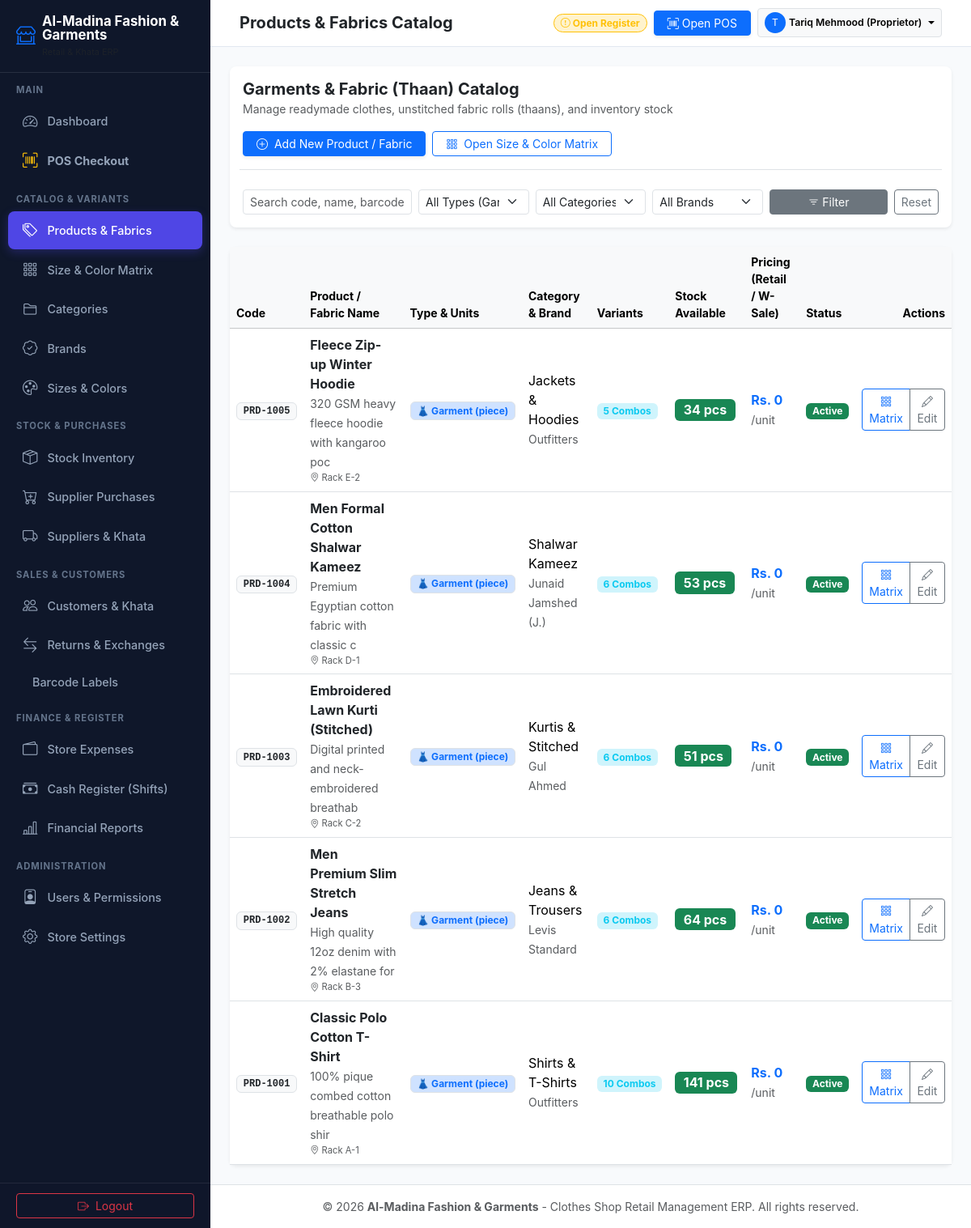
The page /products.php (signed in) on the database its author committed.
### tables this page shows
CREATE TABLE `products` (
  `id` INT AUTO_INCREMENT PRIMARY KEY,
  `product_code` VARCHAR(50) NOT NULL UNIQUE,
  `barcode` VARCHAR(100) NULL,
  `name` VARCHAR(150) NOT NULL,
  `category_id` INT NULL,
  `brand_id` INT NULL,
  `season` VARCHAR(50) NOT NULL DEFAULT 'All Season',
  `rack_location` VARCHAR(50) NULL,
  `description` TEXT NULL,
  `cost_price` DECIMAL(12,2) NOT NULL DEFAULT 0.00,
  `selling_price` DECIMAL(12,2) NOT NULL DEFAULT 0.00,
  `wholesale_price` DECIMAL(12,2) NOT NULL DEFAULT 0.00,
  `alert_quantity` INT NOT NULL DEFAULT 5,
  `status` ENUM('active', 'inactive') NOT NULL DEFAULT 'active',
  `created_at` TIMESTAMP DEFAULT CURRENT_TIMESTAMP,
  INDEX `idx_products_barcode` (`barcode`),
  FOREIGN KEY (`category_id`) REFERENCES `categories`(`id`) ON DELETE SET NULL,
  FOREIGN KEY (`brand_id`) REFERENCES `brands`(`id`) ON DELETE SET NULL
);

CREATE TABLE `categories` (
  `id` INT AUTO_INCREMENT PRIMARY KEY,
  `name` VARCHAR(100) NOT NULL,
  `slug` VARCHAR(100) NOT NULL UNIQUE,
  `description` VARCHAR(255) NULL,
  `status` ENUM('active', 'inactive') NOT NULL DEFAULT 'active',
  `created_at` TIMESTAMP DEFAULT CURRENT_TIMESTAMP
);

CREATE TABLE `brands` (
  `id` INT AUTO_INCREMENT PRIMARY KEY,
  `name` VARCHAR(100) NOT NULL UNIQUE,
  `status` ENUM('active', 'inactive') NOT NULL DEFAULT 'active',
  `created_at` TIMESTAMP DEFAULT CURRENT_TIMESTAMP
);

### products.php (the view, shortened to what this page needs)
<?php
require_once __DIR__ . '/includes/header.php';
$q = trim($_GET['q'] ?? '');
$where = ["1=1"];
$params = [];
$where_clause = implode(' AND ', $where);
$sql = "SELECT p.*, c.name AS category_name, b.name AS brand_name,
               COUNT(pv.id) AS variant_count,
               COALESCE(SUM(pv.stock_quantity), 0) AS total_stock,
               MIN(pv.selling_price) AS min_price,
               MAX(pv.selling_price) AS max_price
        FROM products p
        LEFT JOIN categories c ON p.category_id = c.id
        LEFT JOIN brands b ON p.brand_id = b.id
        LEFT JOIN product_variants pv ON p.id = pv.product_id AND pv.status = 'active'
        WHERE $where_clause
        GROUP BY p.id
        ORDER BY p.id DESC";
$stmt = $pdo->prepare($sql);
$stmt->execute($params);
$products = $stmt->fetchAll();
?>
<div class="card border-0 shadow-sm rounded-3 p-3 mb-4">
    <div class="d-flex flex-wrap justify-content-between align-items-center gap-3">
        <div>
            <h5 class="fw-bold mb-0">Garments & Fabric (Thaan) Catalog</h5>
            <small class="text-muted">Manage readymade clothes, unstitched fabric rolls (thaans), and inventory stock</small>
        </div>
        <div class="d-flex gap-2">
            <a href="product_form.php" class="btn btn-primary btn-sm px-3 shadow-sm">
                <i class="bi bi-plus-circle me-1"></i> Add New Product / Fabric
            </a>
            <a href="product_matrix.php" class="btn btn-outline-primary btn-sm px-3">
                <i class="bi bi-grid-3x3-gap me-1"></i> Open Size & Color Matrix
            </a>
        </div>
    </div>
    <form method="GET" action="products.php" class="row g-2 mt-3 pt-3 border-top">
        <div class="col-12 col-md-3">
            <input type="text" name="q" class="form-control form-control-sm" placeholder="Search code, name, barcode, rack..." value="<?= htmlspecialchars($q) ?>">
        </div>
        <div class="col-6 col-md-2">
            <select name="item_type" class="form-select form-select-sm">
                <option value="">All Types (Garment & Fabric)</option>
            </select>
        </div>
        <div class="col-6 col-md-2">
            <select name="category_id" class="form-select form-select-sm">
                <option value="0">All Categories</option>
            </select>
        </div>
        <div class="col-6 col-md-2">
            <select name="brand_id" class="form-select form-select-sm">
                <option value="0">All Brands</option>
            </select>
        </div>
        <div class="col-6 col-md-3 d-flex gap-2">
            <button type="submit" class="btn btn-secondary btn-sm flex-grow-1"><i class="bi bi-filter"></i> Filter</button>
            <a href="products.php" class="btn btn-outline-secondary btn-sm">Reset</a>
        </div>
    </form>
</div>
<div class="card border-0 shadow-sm rounded-3">
    <div class="table-responsive">
        <table class="table table-hover align-middle mb-0">
            <thead class="table-light small text-muted">
                <tr>
                    <th>Code</th>
                    <th>Product / Fabric Name</th>
                    <th>Type & Units</th>
                    <th>Category & Brand</th>
                    <th>Variants</th>
                    <th>Stock Available</th>
                    <th>Pricing (Retail / W-Sale)</th>
                    <th>Status</th>
                    <th class="text-end">Actions</th>
                </tr>
            </thead>
            <tbody>
                <?php if (empty($products)): ?>
                    <tr><td colspan="9" class="text-center py-5 text-muted">No products or fabrics found matching the criteria.</td></tr>
                <?php else: ?>
                    <?php foreach ($products as $p): ?>
                        <tr>
                            <td>
                                <span class="badge bg-light text-dark border fw-semibold font-monospace"><?= htmlspecialchars($p['product_code']) ?></span>
                            </td>
                            <td>
                                <div class="fw-bold text-dark"><?= htmlspecialchars($p['name']) ?></div>
                                <small class="text-muted"><?= htmlspecialchars(substr($p['description'] ?? '', 0, 45)) ?></small>
                                <?php if (!empty($p['rack_location'])): ?>
                                    <div class="text-muted" style="font-size: 0.7rem;"><i class="bi bi-geo-alt"></i> <?= htmlspecialchars($p['rack_location']) ?></div>
                                <?php endif; ?>
                            </td>
                            <td>
                                <?php if (($p['item_type'] ?? '') === 'fabric'): ?>
                                    <span class="badge bg-purple-subtle text-purple border" style="background-color: #f3e8ff; color: #6b21a8;">
                                        🧵 Fabric (<?= htmlspecialchars($p['unit_type'] ?? 'meter') ?>)
                                    </span>
                                    <?php if ($p['meters_per_suit'] > 0): ?>
                                        <div class="text-muted small mt-1" style="font-size: 0.72rem;">
                                            Suit: <strong><?= $p['meters_per_suit'] ?>m</strong>
                                        </div>
                                    <?php endif; ?>
                                <?php else: ?>
                                    <span class="badge bg-primary-subtle text-primary border">
                                        👗 Garment (<?= htmlspecialchars($p['unit_type'] ?? 'piece') ?>)
                                    </span>
                                <?php endif; ?>
                            </td>
                            <td>
                                <div><?= htmlspecialchars($p['category_name'] ?? 'Uncategorized') ?></div>
                                <small class="text-muted"><?= htmlspecialchars($p['brand_name'] ?? '-') ?></small>
                            </td>
                            <td>
                                <span class="badge bg-info-subtle text-info fw-bold"><?= $p['variant_count'] ?> Combos</span>
                            </td>
                            <td>
                                <?php
                                    $unitLabel = ($p['item_type'] ?? '') === 'fabric' ? ($p['unit_type'] ?? 'm') : 'pcs';
                                ?>
                                <span class="badge <?= $p['total_stock'] <= 5 ? ($p['total_stock'] <= 0 ? 'bg-danger' : 'bg-warning text-dark') : 'bg-success' ?> fs-6">
                                    <?= rtrim(rtrim(number_format($p['total_stock'], 2), '0'), '.') ?> <?= $unitLabel ?>
                                </span>
                            </td>
                            <td>
                                <div>
                                    <strong class="text-primary"><?= format_currency($p['selling_price']) ?></strong>
                                    <small class="text-muted">/<?= $p['unit_type'] ?? 'unit' ?></small>
                                </div>
                            </td>
                            <td>
                                <?= status_badge($p['status']) ?>
                            </td>
                            <td class="text-end">
                                <div class="btn-group btn-group-sm">
                                    <a href="product_matrix.php?product_id=<?= $p['id'] ?>" class="btn btn-outline-primary" title="Size & Color Matrix">
                                        <i class="bi bi-grid-3x3-gap"></i> Matrix
                                    </a>
                                    <a href="product_form.php?id=<?= $p['id'] ?>" class="btn btn-outline-secondary" title="Edit Product Form">
                                        <i class="bi bi-pencil"></i> Edit
                                    </a>
                                </div>
                            </td>
                        </tr>
                    <?php endforeach; ?>
                <?php endif; ?>
            </tbody>
        </table>
    </div>
</div>
<?php require_once __DIR__ . '/includes/footer.php'; ?>

### config/helpers.php (shortened to what this page needs)
<?php
function format_currency($amount, $currency = null) {
    if ($currency === null) {
        $currency = 'Rs. ';
    }
    return $currency . number_format((float)$amount, 0);
}
function status_badge($status) {
    $status = strtolower((string)$status);
    $map = [
        'active'    => 'bg-success',
        'completed' => 'bg-success',
        'paid'      => 'bg-success',
        'open'      => 'bg-success',
        'restock'   => 'bg-info',
        'partial'   => 'bg-warning text-dark',
        'held'      => 'bg-warning text-dark',
        'due'       => 'bg-danger',
        'inactive'  => 'bg-secondary',
        'closed'    => 'bg-secondary',
        'cancelled' => 'bg-danger',
        'returned'  => 'bg-danger',
        'defective' => 'bg-danger',
    ];
    $cls = $map[$status] ?? 'bg-secondary';
    return '<span class="badge ' . $cls . '">' . ucfirst($status) . '</span>';
}

### assets/css/clothes-retail.css (style rules this page uses)
:root { --cr-primary: #4f46e5; --cr-primary-hover: #4338ca; --cr-secondary: #0ea5e9; --cr-dark: #1e1b4b; --cr-sidebar-bg: #0f172a; --cr-sidebar-hover: #1e293b; --cr-accent: #f43f5e; --cr-bg: #f8fafc; --cr-card-bg: #ffffff; --cr-border: #e2e8f0; }
html, body { height: 100%; }
body { background-color: var(--cr-bg); font-family: -apple-system, BlinkMacSystemFont, "Segoe UI", Roboto, "Helvetica Neue", Arial, sans-serif; color: #334155; min-height: 100%; }
@media (min-width: 992px) { html, body { height: 100vh; overflow: hidden; } }
.table-responsive { -webkit-overflow-scrolling: touch; }

### rows shown on the page
products: product_code "PRD-1005", name "Fleece Zip-up Winter Hoodie", description "320 GSM heavy fleece hoodie with kangaroo poc", rack_location "Rack E-2", unit_type "piece", category.name "Jackets & Hoodies", brand.name "Outfitters", variant_count "5", total_stock "34", unitLabel "pcs", selling_price "Rs. 0", unit_type "unit", status "Active"
products: product_code "PRD-1004", name "Men Formal Cotton Shalwar Kameez", description "Premium Egyptian cotton fabric with classic c", rack_location "Rack D-1", unit_type "piece", category.name "Shalwar Kameez", brand.name "Junaid Jamshed (J.)", variant_count "6", total_stock "53", unitLabel "pcs", selling_price "Rs. 0", unit_type "unit", status "Active"
products: product_code "PRD-1003", name "Embroidered Lawn Kurti (Stitched)", description "Digital printed and neck-embroidered breathab", rack_location "Rack C-2", unit_type "piece", category.name "Kurtis & Stitched", brand.name "Gul Ahmed", variant_count "6", total_stock "51", unitLabel "pcs", selling_price "Rs. 0", unit_type "unit", status "Active"
products: product_code "PRD-1002", name "Men Premium Slim Stretch Jeans", description "High quality 12oz denim with 2% elastane for", rack_location "Rack B-3", unit_type "piece", category.name "Jeans & Trousers", brand.name "Levis Standard", variant_count "6", total_stock "64", unitLabel "pcs", selling_price "Rs. 0", unit_type "unit", status "Active"
products: product_code "PRD-1001", name "Classic Polo Cotton T-Shirt", description "100% pique combed cotton breathable polo shir", rack_location "Rack A-1", unit_type "piece", category.name "Shirts & T-Shirts", brand.name "Outfitters", variant_count "10", total_stock "141", unitLabel "pcs", selling_price "Rs. 0", unit_type "unit", status "Active"

### other values the page prints
$shop_name "Al-Madina Fashion & Garments"
$section_name "MAIN"
$page_info['title'] "Dashboard"
$page_info['title'] "POS Checkout"
$section_name "CATALOG & VARIANTS"
$page_info['title'] "Products & Fabrics"
$page_info['title'] "Size & Color Matrix"
$page_info['title'] "Categories"
$page_info['title'] "Brands"
$page_info['title'] "Sizes & Colors"
$section_name "STOCK & PURCHASES"
$page_info['title'] "Stock Inventory"
$page_info['title'] "Supplier Purchases"
$page_info['title'] "Suppliers & Khata"
$section_name "SALES & CUSTOMERS"
